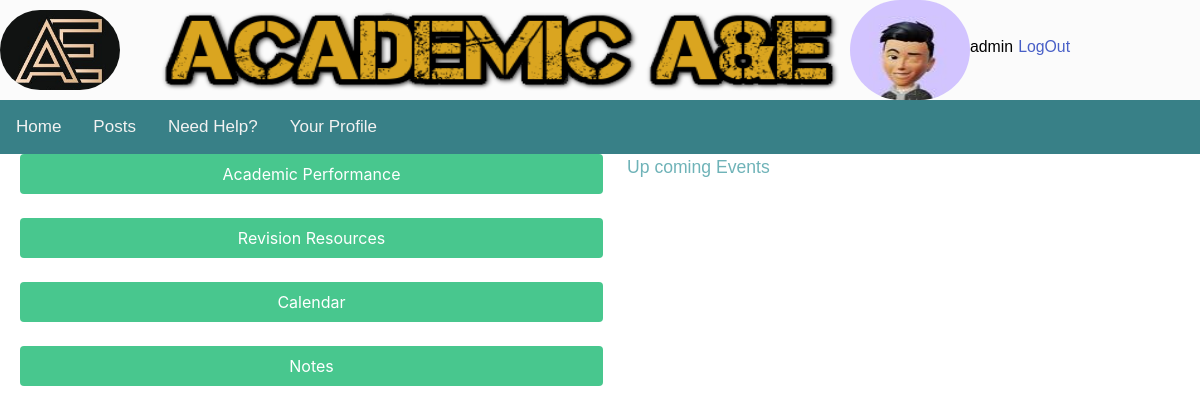
Before: / (signed in) with the older database file.
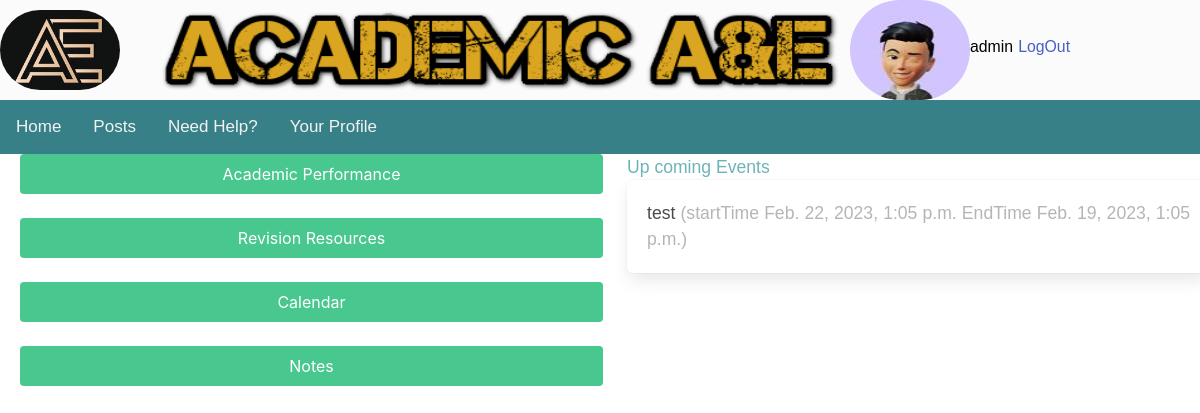
After: the same page with the newer database file.
### cal/models.py (models this page shows, shortened)
class Event(models.Model):
    title = models.CharField(max_length=100)
    priority=models.CharField(max_length=20, choices=EVENT_PRIORITY)
    description = models.TextField()
    start_time = models.DateTimeField()
    end_time = models.DateTimeField()
    username = models.ForeignKey(User, blank=True, null=True, on_delete=models.CASCADE)

### nea_site/views.py (the view)
# urls.py: path('', views.homepage, name='homepage'),
@login_required(login_url=reverse_lazy('login'))
def homepage(request):
    today_date=datetime.now()
    user_id=request.user.id
    current_month_events = Event.objects.filter(start_time__year=today_date.year, start_time__month=today_date.month , username_id=user_id)
    todays_event_day = current_month_events.filter(Q(start_time__day=today_date.day)|Q(end_time__day=today_date.day))
    return render(request, 'home.html',{'events':todays_event_day})

### nea_site/templates/home.html (shortened to what this page needs)
{% extends "base.html" %}
{% block content %}
<div class="columns">
    <div class="column is-half">
        <div class="block">
            <a href="/academic/">
                <button class="button is-success is-fullwidth">
                    Academic Performance
                </button>
            </a>
        </div>
        <div class="block">
            <a href="/revision_resources/">
                <button class="button is-success is-fullwidth">
                    Revision Resources
                </button>
            </a>
        </div>
        <div class="block">
            <a href="/calendar/">
                <button class="button is-success is-fullwidth">
                    Calendar
                </button>
            </a>
        </div>
        <div class="block">
            <a href="/notes/">
                <button class="button is-success is-fullwidth">
                    Notes
                </button>
            </a>
        </div>
    </div>
    <div class="column is-half">
        <section>
            <h1>Up coming Events</h1>
        </section>
        {% for event in events %}
                <div class="box">
                    {{ event.title }}
                    <span class="is-small has-text-grey-light">
                        (startTime {{ event.end_time }} EndTime {{ event.start_time }})
                    </span>
                </div>
        {% endfor %}
    </div>
</div>
{% endblock content %}

Changed rows visible on the page:
added Event: title "test", end_time "Feb. 22, 2023, 1:05 p.m.", start_time "Feb. 19, 2023, 1:05 p.m."
